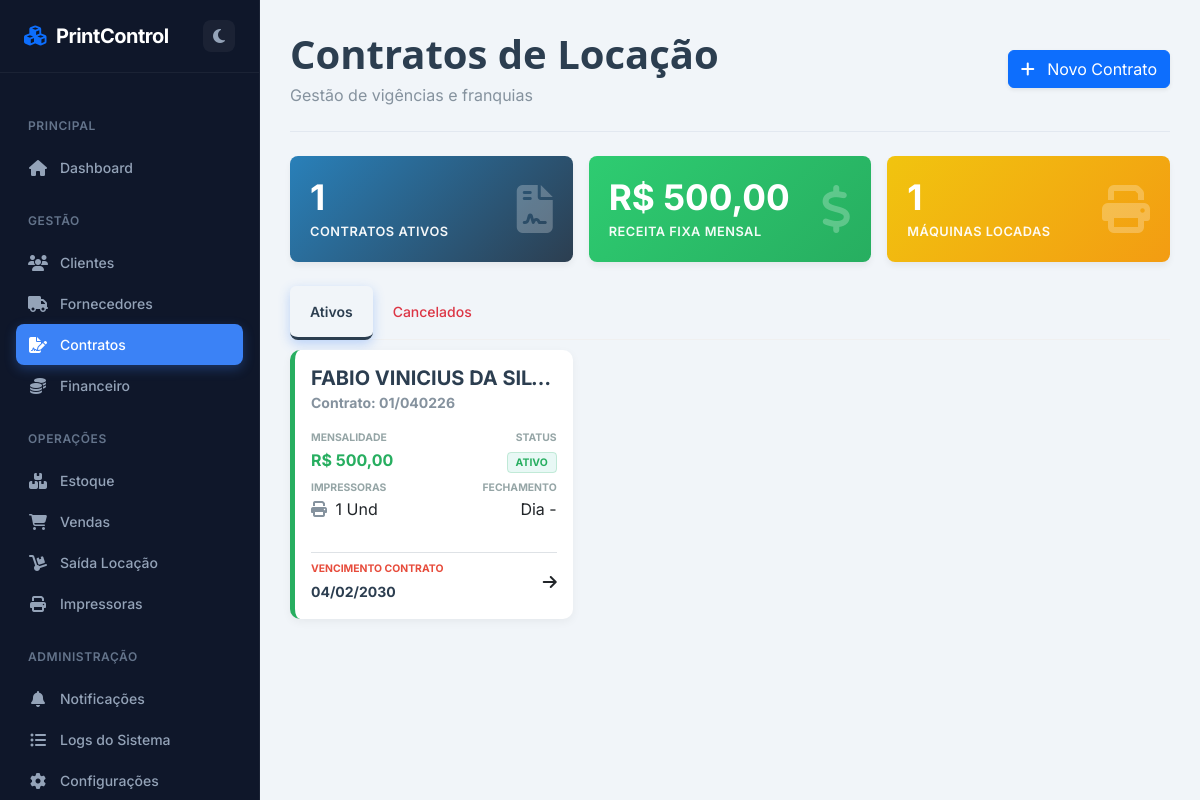
Page /contratos on the earlier database version.
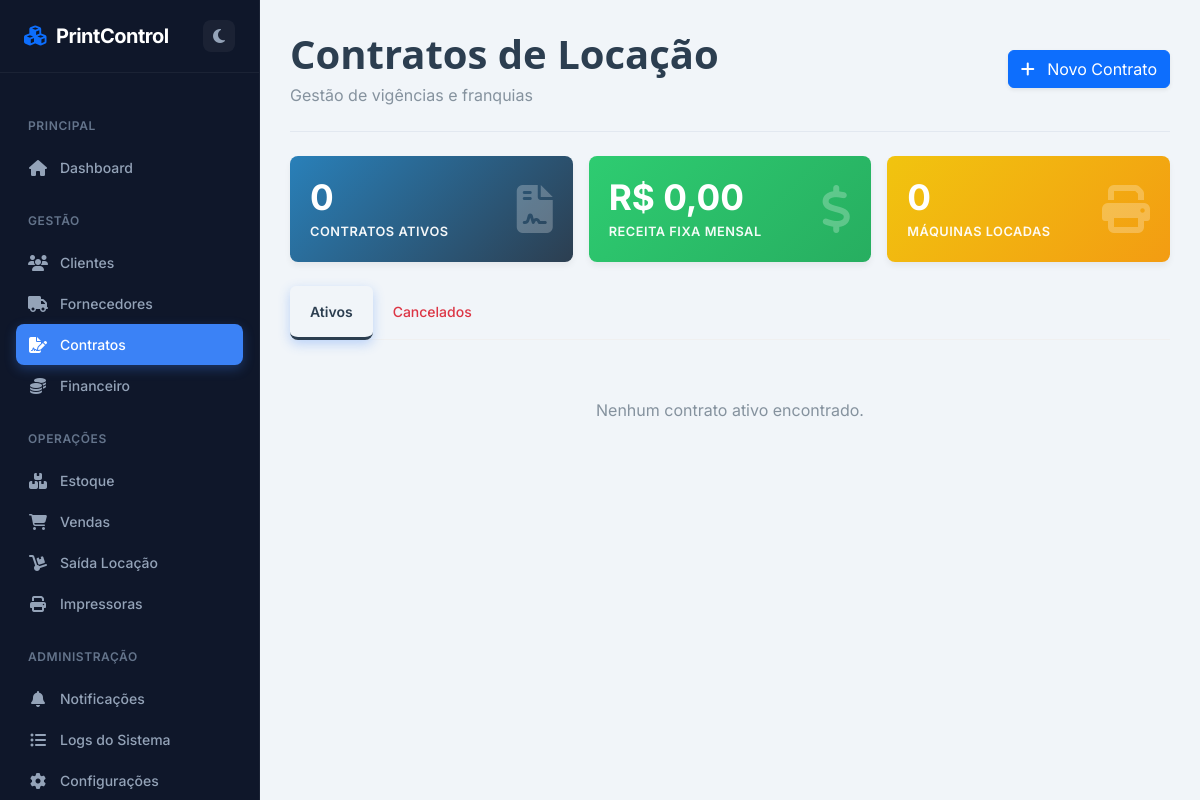
Same page on the later database version.
### app.py (models this page shows)
class Contrato(db.Model):
    id = db.Column(db.Integer, primary_key=True)
    cliente_id = db.Column(db.Integer, db.ForeignKey('cliente.id'), nullable=False)
    cliente = db.relationship('Cliente', backref='contratos')
    numero_contrato = db.Column(db.String(50))
    data_inicio = db.Column(db.Date)
    data_fim = db.Column(db.Date)
    status = db.Column(db.String(20), default='Ativo')
    valor_mensal_total = db.Column(db.Float, default=0.0)
    dia_vencimento = db.Column(db.Integer)
    arquivo_pdf = db.Column(db.String(200))
    justificativa_cancelamento = db.Column(db.Text)
    itens = db.relationship('ContratoItem', backref='contrato', lazy=True)
    franquias = db.relationship('ContratoFranquia', backref='contrato', lazy=True)
    franquia_global_qtde = db.Column(db.Integer, default=0)
    valor_excedente_global = db.Column(db.Float, default=0.0)

class Cliente(db.Model):
    id = db.Column(db.Integer, primary_key=True)
    nome = db.Column(db.String(100), nullable=False)
    tipo_pessoa = db.Column(db.String(20))
    documento = db.Column(db.String(20))
    endereco = db.Column(db.String(200))
    telefone = db.Column(db.String(20))
    email = db.Column(db.String(100))
    data_fechamento = db.Column(db.Integer)
    observacao = db.Column(db.Text)

### app.py (the view)
@app.route('/contratos')
def contratos():
    impressoras_todas = Impressora.query.filter(or_(Impressora.status == 'Disponível', Impressora.status == 'Locada')).order_by(Impressora.localizacao, Impressora.modelo).all()
    contratos_ativos = Contrato.query.filter_by(status='Ativo').order_by(Contrato.valor_mensal_total.desc()).all()
    contratos_cancelados = Contrato.query.filter_by(status='Cancelado').order_by(Contrato.data_fim.desc()).all()
    clientes = Cliente.query.order_by(Cliente.nome).all()
    total_ativos = len(contratos_ativos)
    valor_total_mensal = sum(c.valor_mensal_total for c in contratos_ativos)
    impressoras_locadas = Impressora.query.filter_by(status='Locada').count()
    return render_template('contratos.html', contratos_ativos=contratos_ativos, contratos_cancelados=contratos_cancelados, clientes=clientes, impressoras_todas=impressoras_todas, total_ativos=total_ativos, valor_total_mensal=valor_total_mensal, impressoras_locadas=impressoras_locadas, hoje=datetime.now().date())

### app.py (called while the page is built)
@app.template_filter('currency')
def currency_filter(value):
    try:
        if value is None: return "R$ 0,00"
        val = float(value)
        return "R$ {:,.2f}".format(val).replace(",", "X").replace(".", ",").replace("X", ".")
    except:
        return "R$ 0,00"

@app.context_processor
def utility_processor():
    try:
        config = Configuracao.query.first()
        if not config:
            config = Configuracao()
            db.session.add(config)
            db.session.commit()
        return dict(hoje=datetime.now(), config=config)
    except: return dict(hoje=datetime.now(), config=None)

### templates/contratos.html (shortened to what the changed rows need)
{% extends "base.html" %}
{% block content %}
<div id="contratos-page" class="page-content active">
    <div class="page-header d-flex justify-content-between align-items-center mb-4">
        <div>
            <h1 class="page-title">Contratos de Locação</h1>
        </div>
    </div>
    <div class="row g-3 mb-4">
        <div class="col-md-4">
            <div class="card card-overview bg-gradient-primary">
                <div class="d-flex justify-content-between align-items-center h-100">
                    <div><h3>{{ total_ativos }}</h3><small>Contratos Ativos</small></div>
                </div>
            </div>
        </div>
        <div class="col-md-4">
            <div class="card card-overview bg-gradient-success">
                <div class="d-flex justify-content-between align-items-center h-100">
                    <div><h3>{{ valor_total_mensal | currency }}</h3><small>Receita Fixa Mensal</small></div>
                </div>
            </div>
        </div>
        <div class="col-md-4">
            <div class="card card-overview bg-gradient-warning">
                <div class="d-flex justify-content-between align-items-center h-100">
                    <div><h3>{{ impressoras_locadas }}</h3><small>Máquinas Locadas</small></div>
                </div>
            </div>
        </div>
    </div>
    <div class="tab-content">
        <div class="tab-pane fade show active" id="tabAtivos">
            <div class="row g-3" style="padding-top: 10px;">
                {% for c in contratos_ativos %}
                <div class="col-md-4">
                    <div class="card contrato-card border-class-A h-100" onclick="verDetalhes('{{ c.id }}')">
                        <div class="card-body p-3 d-flex flex-column">
                            <div class="mb-3">
                                <h5 class="fw-bold text-dark mb-0 text-truncate" title="{{ c.cliente.nome }}">{{ c.cliente.nome }}</h5>
                                <small class="text-muted fw-bold">Contrato: {{ c.numero_contrato }}</small>
                            </div>
                            <div class="row g-2 mb-3">
                                <div class="col-6">
                                    <span class="info-label">Mensalidade</span>
                                    <span class="info-value-big">{{ c.valor_mensal_total | currency }}</span>
                                </div>
                                <div class="col-6 text-end">
                                    <span class="info-label">Status</span>
                                    <span class="badge-status-card bg-status-ativo">{{ c.status }}</span>
                                </div>
                                <div class="col-6 mt-2">
                                    <span class="info-label">Impressoras</span>
                                    <span class="info-value"><i class="fas fa-print me-1 text-muted"></i> {{ c.itens|length }} Und</span>
                                </div>
                                <div class="col-6 mt-2 text-end">
                                    <span class="info-label">Fechamento</span>
                                    <span class="info-value">Dia {{ c.cliente.data_fechamento if c.cliente.data_fechamento else '-' }}</span>
                                </div>
                            </div>
                            <div class="mt-auto pt-2 border-top d-flex justify-content-between align-items-center">
                                <div>
                                    <span class="info-label" style="color: #e74c3c;">Vencimento Contrato</span>
                                    <span class="fw-bold text-dark small">{{ c.data_fim.strftime('%d/%m/%Y') }}</span>
                                </div>
                                <div class="btn-detalhes-icon"><i class="fas fa-arrow-right"></i></div>
                            </div>
                        </div>
                    </div>
                </div>
                {% else %}
                <div class="col-12 text-center py-5 text-muted"><p>Nenhum contrato ativo encontrado.</p></div>
                {% endfor %}
            </div>
        </div>
    </div>
</div>
{% endblock %}

Differences in the rows shown:
removed Contrato: cliente.nome "FABIO VINICIUS DA SIL…", numero_contrato "01/040226", valor_mensal_total "R$ 500,00", status "ATIVO", itens|length "1", cliente "-", data_fim "04/02/2030"
Other differences:
{{ total_ativos }}: "1" → "0"
{{ valor_total_mensal | currency }}: "R$ 500,00" → "R$ 0,00"
{{ impressoras_locadas }}: "1" → "0"
text now shown: "Nenhum contrato ativo encontrado."
